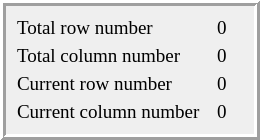
           <widget class="QFrame" name="frame">
            <property name="minimumSize">
             <size>
              <width>260</width>
              <height>130</height>
             </size>
            </property>
            <property name="frameShape">
             <enum>QFrame::Box</enum>
            </property>
            <property name="frameShadow">
             <enum>QFrame::Raised</enum>
            </property>
            <property name="lineWidth">
             <number>3</number>
            </property>
            <layout class="QGridLayout" name="gridLayout_10">
             <property name="horizontalSpacing">
              <number>16</number>
             </property>
             <property name="verticalSpacing">
              <number>6</number>
             </property>
             <item row="0" column="0">
              <widget class="QLabel" name="label_totalrow">
               <property name="font">
                <font>
                 <family>Times New Roman</family>
                 <pointsize>14</pointsize>
                </font>
               </property>
               <property name="text">
                <string>&lt;html&gt;&lt;head/&gt;&lt;body&gt;&lt;p&gt;Total row number&lt;/p&gt;&lt;/body&gt;&lt;/html&gt;</string>
               </property>
              </widget>
             </item>
             <item row="0" column="1">
              <widget class="QLabel" name="label_totalrowvalue">
               <property name="font">
                <font>
                 <family>Times New Roman</family>
                 <pointsize>14</pointsize>
                </font>
               </property>
               <property name="text">
                <string>&lt;html&gt;&lt;head/&gt;&lt;body&gt;&lt;p&gt;0&lt;/p&gt;&lt;/body&gt;&lt;/html&gt;</string>
               </property>
              </widget>
             </item>
             <item row="1" column="0">
              <widget class="QLabel" name="label_totalcolumn">
               <property name="font">
                <font>
                 <family>Times New Roman</family>
                 <pointsize>14</pointsize>
                </font>
               </property>
               <property name="text">
                <string>&lt;html&gt;&lt;head/&gt;&lt;body&gt;&lt;p&gt;Total column number&lt;/p&gt;&lt;/body&gt;&lt;/html&gt;</string>
               </property>
              </widget>
             </item>
             <item row="1" column="1">
              <widget class="QLabel" name="label_totalcolumnvalue">
               <property name="font">
                <font>
                 <family>Times New Roman</family>
                 <pointsize>14</pointsize>
                </font>
               </property>
               <property name="text">
                <string>&lt;html&gt;&lt;head/&gt;&lt;body&gt;&lt;p&gt;0&lt;/p&gt;&lt;/body&gt;&lt;/html&gt;</string>
               </property>
              </widget>
             </item>
             <item row="2" column="0">
              <widget class="QLabel" name="label_currentrow">
               <property name="font">
                <font>
                 <family>Times New Roman</family>
                 <pointsize>14</pointsize>
                </font>
               </property>
               <property name="text">
                <string>&lt;html&gt;&lt;head/&gt;&lt;body&gt;&lt;p&gt;Current row number&lt;/p&gt;&lt;/body&gt;&lt;/html&gt;</string>
               </property>
              </widget>
             </item>
             <item row="2" column="1">
              <widget class="QLabel" name="label_currentrowlabel">
               <property name="font">
                <font>
                 <family>Times New Roman</family>
                 <pointsize>14</pointsize>
                </font>
               </property>
               <property name="text">
                <string>&lt;html&gt;&lt;head/&gt;&lt;body&gt;&lt;p&gt;0&lt;/p&gt;&lt;/body&gt;&lt;/html&gt;</string>
               </property>
              </widget>
             </item>
             <item row="3" column="0">
              <widget class="QLabel" name="label_currentcolumn">
               <property name="font">
                <font>
                 <family>Times New Roman</family>
                 <pointsize>14</pointsize>
                </font>
               </property>
               <property name="text">
                <string>&lt;html&gt;&lt;head/&gt;&lt;body&gt;&lt;p&gt;Current column number&lt;/p&gt;&lt;/body&gt;&lt;/html&gt;</string>
               </property>
              </widget>
             </item>
             <item row="3" column="1">
              <widget class="QLabel" name="label_currentcolumnvalue">
               <property name="font">
                <font>
                 <family>Times New Roman</family>
                 <pointsize>14</pointsize>
                </font>
               </property>
               <property name="text">
                <string>&lt;html&gt;&lt;head/&gt;&lt;body&gt;&lt;p&gt;0&lt;/p&gt;&lt;/body&gt;&lt;/html&gt;</string>
               </property>
              </widget>
             </item>
            </layout>
           </widget>
